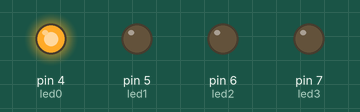
Simulated run of this sketch. Board: Arduino Uno, built with avr-gcc and run on an emulated ATmega328P. Parts: output pins drawn as LEDs (lit = HIGH).

Above: at 0.05 s.
At 2.05 s:
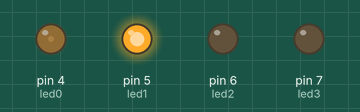
At 4.1 s:
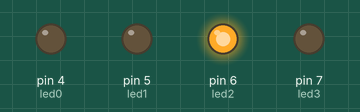
At 6.1 s:
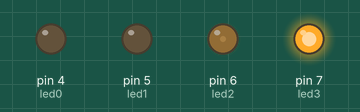
At 8.1 s:
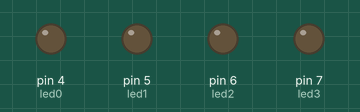
Timing chart, 0 to 10.5 s (numbered marks = the images above):
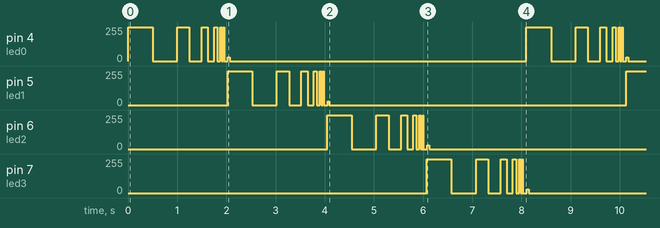

The sketch:

4-3.ino
```cpp
int led0 = 4;
int led1 = 5;
int led2 = 6;
int led3 = 7;
int button0 = 8;
int button1 = 9;
int button2 = 10;
int button3 = 11;

void setup() {
  pinMode(led0, OUTPUT);
  pinMode(led1, OUTPUT);
  pinMode(led2, OUTPUT);
  pinMode(led3, OUTPUT);
  pinMode(button0, INPUT);
  pinMode(button1, INPUT);
  pinMode(button2, INPUT);
  pinMode(button3, INPUT);
}

void loop() {
  for (int i = 0; i < 100; i++) {
      float t = 1000. / (2 * pow(2,i));
      digitalWrite(led0, HIGH);
      delay(t);
      digitalWrite(led0, LOW);
      delay(t);
  }
  for (int i = 0; i < 100; i++) {
      float t = 1000. / (2 * pow(2,i));
      digitalWrite(led1, HIGH);
      delay(t);
      digitalWrite(led1, LOW);
      delay(t);
  }
  for (int i = 0; i < 100; i++) {
      float t = 1000. / (2 * pow(2,i));
      digitalWrite(led2, HIGH);
      delay(t);
      digitalWrite(led2, LOW);
      delay(t);
  }
  for (int i = 0; i < 100; i++) {
      float t = 1000. / (2 * pow(2,i));
      digitalWrite(led3, HIGH);
      delay(t);
      digitalWrite(led3, LOW);
      delay(t);
  }
}
```

Measured:
- by itself, pin 4 (led0), pin 5 (led1), pin 6 (led2), pin 7 (led3): repeats every 8.1 s: 0/255 0.50 s, 255/255 0.25 s, 0/255 0.25 s, 255/255 0.13 s, 0/255 0.13 s, 255/255 0.06 s, 0/255 0.06 s, 255/255 0.03 s, 0/255 0.03 s, 255/255 0.02 s, 0/255 0.08 s, 28/255 0.04 s, 0/255 6.0 s, 255/255 0.50 s
